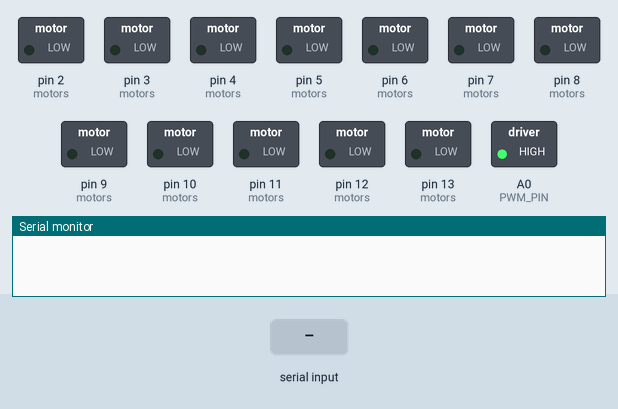
A sketch run on a simulated Arduino Uno, built with avr-gcc and run on an emulated ATmega328P. Parts: switched loads named in the sketch (green lamp = pin HIGH), the last lines printed to the serial monitor. Inputs (shaded band) come from the test bench.

Above: at 1.2 s.
1.3 s: "1\n" received over the second serial link
At 2.1 s:
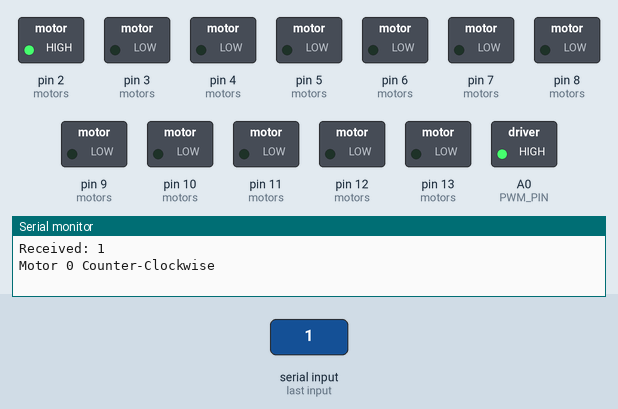
2.8 s: "0\n" received over the second serial link
At 3.2 s:
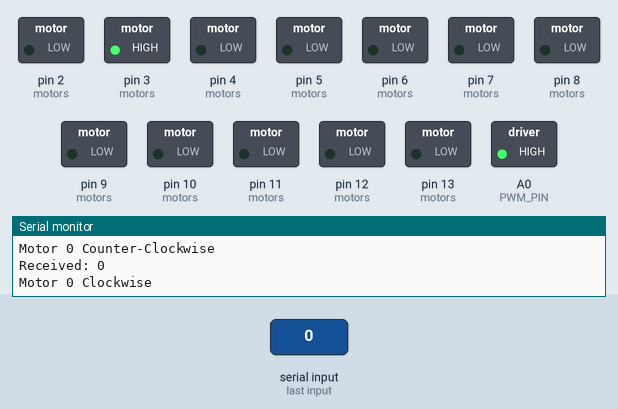
Timing chart, 0 to 5.8 s (numbered marks = the images above; inputs shaded):
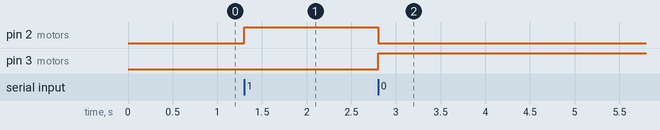

Measured:
- after the input at 1.3 s, pin 2 (motors): LOW → HIGH at once
- after the input at 2.8 s, pin 2 (motors): HIGH → LOW at once; pin 3 (motors): LOW → HIGH at once

The sketch:

sketch_nov25.ino
```cpp
#include <SoftwareSerial.h>

SoftwareSerial bluetooth(0, 1);

struct Motor {
  int in1;
  int in2;
};

const int PWM_PIN = A0;
const int ROWS = 3;
const int COLS = 2;

Motor motors[ROWS * COLS] = {
  {2, 3},   // Motor 1
  {4, 5},   // Motor 2
  {6, 7},   // Motor 3
  {8, 9},   // Motor 4
  {10, 11}, // Motor 5
  {12, 13}  // Motor 6
};

void setup() {
  Serial.begin(9600);
  bluetooth.begin(9600);  // For Bluetooth

  // Initialize all motor pins
  for (int i = 0; i < ROWS * COLS; i++) {
    pinMode(motors[i].in1, OUTPUT);
    pinMode(motors[i].in2, OUTPUT);
  }
  pinMode(PWM_PIN, OUTPUT);

  analogWrite(PWM_PIN, 150);
}

void moveCounterClockwise(int motorIndex) {
  digitalWrite(motors[motorIndex].in1, HIGH);
  digitalWrite(motors[motorIndex].in2, LOW);
}

void moveClockwise(int motorIndex) {
  digitalWrite(motors[motorIndex].in1, LOW);
  digitalWrite(motors[motorIndex].in2, HIGH);
}

void processArrayData(String data) {
  // Remove brackets and spaces
  data.replace("[", "");
  data.replace("]", "");
  data.replace(" ", "");

  int motorIndex = 0;  // Keep track of which motor we're controlling

  for (int i = 0; i < ROWS; i++) {
    for (int j = 0; j < COLS; j++) {
      // Find next valid character in data
      int valueIndex = (i * COLS + j) * 2;  // *2 because of commas
      if (valueIndex < data.length()) {
        char value = data[valueIndex];

        // Control motor based on array value
        if (value == '1') {
          moveCounterClockwise(motorIndex);
          Serial.print("Motor ");
          Serial.print(motorIndex);
          Serial.println(" Counter-Clockwise");
        }
        else if (value == '0') {
          moveClockwise(motorIndex);
          Serial.print("Motor ");
          Serial.print(motorIndex);
          Serial.println(" Clockwise");
        }
        motorIndex++;
      }
    }
  }
}

void loop() {
  static String buffer = "";

  while (bluetooth.available()) {
    char c = bluetooth.read();

    if (c == '\n') {
      Serial.println("Received: " + buffer);
      processArrayData(buffer);
      buffer = "";
    } else {
      buffer += c;
    }
  }
}
```
